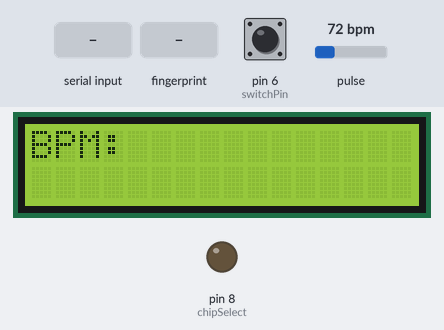
Recording of a sketch running on a simulated Arduino Uno, built with avr-gcc and run on an emulated ATmega328P. On the bench: 16×2 character LCD, output pins drawn as LEDs (lit = HIGH). Inputs (shaded band) come from the test bench; at power-on: pin 6 (switchPin) LOW, pulse 72 bpm. Storage starts empty; what the sketch prints to the serial monitor is not drawn.

Above: at 1.2 s.
1.3 s: "90,45\n" received over Serial
2.8 s: finger stored as number 1 placed on the sensor
At 3.4 s:
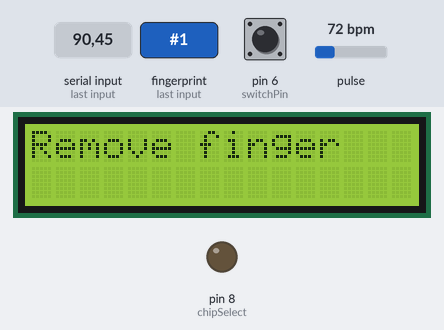
At 5.6 s:
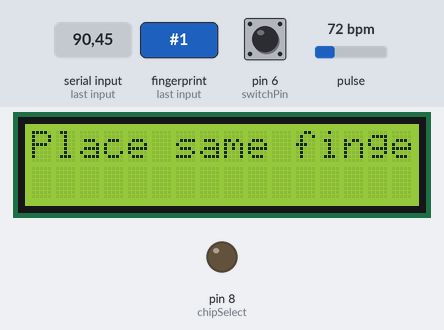
Timing chart, 0 to 7.1 s (numbered marks = the images above; inputs shaded):
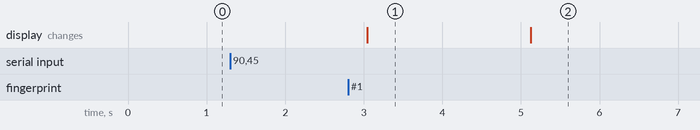

Measured:
- after the input at 1.3 s, every drawn part: stays the same
- after the input at 2.8 s, the display: changes after 0.24 s (image 1)
- what the display in image 1 shows lasts 2.1 s, from 3.0 s to 5.1 s

The sketch:

inspection.jpg.ino
```cpp
#include <Adafruit_Fingerprint.h>
#define USE_ARDUINO_INTERRUPTS true    // Set-up low-level interrupts for most acurate BPM math.
#include <PulseSensorPlayground.h>
#include <SD.h>       // library for SD card functions
#include <SPI.h>
// On Leonardo/Micro or others with hardware serial, use those! #0 is green wire, #1 is white
// uncomment this line:
// #define mySerial Serial1

// For UNO and others without hardware serial, we must use software serial...
// pin #2 is IN from sensor (GREEN wire)
// pin #3 is OUT from arduino  (WHITE wire)
// comment these two lines if using hardware serial
#include <LiquidCrystal_I2C.h>
#include <Wire.h>
#include <PulseSensorPlayground.h>
LiquidCrystal_I2C lcd(0x27, 16, 2);
int i = 0;
#include <SoftwareSerial.h>
SoftwareSerial mySerial(4, 5);
int PulseSensorPurplePin = 0;
Adafruit_Fingerprint finger = Adafruit_Fingerprint(&mySerial);
int currentUserId = 0;
bool scanFinger = false;
bool scanEnroll = true;
uint8_t id;

int flag = 0;         // the flag variable is used in the 'if statement' conditional test
int Signal;                // holds the incoming raw data. Signal value can range from 0-1024
int Threshold = 550;            // Determine which Signal to "count as a beat", and which to ingore.
int count = 0;
int savedBPM = 0;
int switchonoff = 0;
int switchPin = 6;
bool isBPM = false;

const int chipSelect = 8;   // clock signal is on pin D8
int thres = 100;
int erase_dPin = 2;
int record_dPin = 3;


PulseSensorPlayground pulseSensor;

void setup()
{
    pinMode(switchPin, INPUT);   // set up the digital I/O pin 8 to be an input
  pinMode(chipSelect, OUTPUT);

  Serial.print("Initializing SD card...");
    lcd.begin();

  // Turn on the blacklight and print a message.
  lcd.backlight();
 if (pulseSensor.begin()) {
    Serial.println("We created a pulseSensor Object !");  //This prints one time at Arduino power-up,  or on Arduino reset.
  }
  lcd.print("BPM:");
  if (!SD.begin(chipSelect)) {
    Serial.println("Card failed, or not present");
    // don't do anything more:
    return;
  }

}

void loop()                     // run over and over again
{
  if (isBPM == true) {
    Signal = analogRead(PulseSensorPurplePin);
  }
  if (scanEnroll == true) {

     setupEnroll();
  }

  if (scanFinger == true) {


  setUpFingerprintModule();

  }
  while(scanFinger == true) {
  getFingerprintIDez();
  delay(50);            //don't ned to run this at full speed.
  if (scanFinger == false ){
    break;
  }
  }


  File dataFile = SD.open("DATA.txt", FILE_WRITE);

  String dataString = "";
  //dataString += "";
  dataString += String(savedBPM);

int myBPM = pulseSensor.getBeatsPerMinute();
 dataFile.flush();
  dataFile.close();

switchonoff = digitalRead(switchPin);   // read the current state of the switch
  if (switchonoff == HIGH) {  // 1st test - is the switch on/off, 1/0, HIGH/LOW?
    if (flag == 0) {
      i = i + 1;
      savedBPM = myBPM;
      Serial.println(savedBPM);
      //dataFile.println(dataString);
      //dataFile.print(savedBPM);
      flag = 1;               // change the flag's "state"
      delay(50);
    }

  }

  if (switchonoff == LOW && flag == 1) {       // 1st & 2nd tests together (not nested)
    flag = 0;          //print the elapsed time to serial monitor
  }


  while(scanEnroll == true) {

  Serial.println("Ready to enroll a fingerprint!");
  Serial.println("Please type in the ID # (from 1 to 127) you want to save this finger as...");
  id = readnumber();
  if (id == 0) {// ID #0 not allowed, try again!
     return;
  }
  Serial.print("Enrolling ID #");
  Serial.println(id);
      while (!  getFingerprintEnroll());


}


}

void setUpFingerprintModule() {

  Serial.begin(9600);
  while (!Serial);  // For Yun/Leo/Micro/Zero/...
  delay(100);
  Serial.println("\n\nAdafruit finger detect test");

  // set the data rate for the sensor serial port
  finger.begin(57600);

  if (finger.verifyPassword()) {
    Serial.println("Found fingerprint sensor!");
  } else {
    Serial.println("Did not find fingerprint sensor :(");
    while (1) { delay(1); }
  }

  finger.getTemplateCount();
  Serial.print("Sensor contains "); Serial.print(finger.templateCount); Serial.println(" templates");
  Serial.println("Waiting for valid finger...");
}
uint8_t getFingerprintID() {
  while(scanEnroll == true) {
  uint8_t p = finger.getImage();
  switch (p) {
    case FINGERPRINT_OK:
      Serial.println("Image taken");
      break;
    case FINGERPRINT_NOFINGER:
      Serial.println("No finger detected");
      return p;
    case FINGERPRINT_PACKETRECIEVEERR:
      Serial.println("Communication error");
      return p;
    case FINGERPRINT_IMAGEFAIL:
      Serial.println("Imaging error");
      return p;
    default:
      Serial.println("Unknown error");
      return p;
  }

  // OK success!

  p = finger.image2Tz();
  switch (p) {
    case FINGERPRINT_OK:
      Serial.println("Image converted");
      break;
    case FINGERPRINT_IMAGEMESS:
      Serial.println("Image too messy");
      return p;
    case FINGERPRINT_PACKETRECIEVEERR:
      Serial.println("Communication error");
      return p;
    case FINGERPRINT_FEATUREFAIL:
      Serial.println("Could not find fingerprint features");
      return p;
    case FINGERPRINT_INVALIDIMAGE:
      Serial.println("Could not find fingerprint features");
      return p;
    default:
      Serial.println("Unknown error");
      return p;
  }
  if (scanEnroll == false) {

    break;
  }
  // OK converted!
  p = finger.fingerFastSearch();
  if (p == FINGERPRINT_OK) {
    Serial.println("Found a print match!");
  } else if (p == FINGERPRINT_PACKETRECIEVEERR) {
    Serial.println("Communication error");
    return p;
  } else if (p == FINGERPRINT_NOTFOUND) {
    Serial.println("Did not find a match");
    return p;
  } else {
    Serial.println("Unknown error");
    return p;
  }

  // found a match!
  Serial.print("Found ID #"); Serial.print(finger.fingerID);
  Serial.print(" with confidence of "); Serial.println(finger.confidence);

  return finger.fingerID;
  }
}

// returns -1 if failed, otherwise returns ID #
int getFingerprintIDez() {
  uint8_t p = finger.getImage();
  if (p != FINGERPRINT_OK)  return -1;

  p = finger.image2Tz();
  if (p != FINGERPRINT_OK)  return -1;

  p = finger.fingerFastSearch();
  if (p != FINGERPRINT_OK)  return -1;

  // found a match!

  currentUserId = finger.fingerID;
  Serial.print("Found ID #"); Serial.print(finger.fingerID);
  Serial.print(" with confidence of "); Serial.println(finger.confidence);

  return finger.fingerID;
}
  void setupEnroll() {

  Serial.begin(9600);
  while (!Serial);  // For Yun/Leo/Micro/Zero/...
  delay(100);
  Serial.println("\n\nAdafruit Fingerprint sensor enrollment");

  // set the data rate for the sensor serial port
  finger.begin(57600);

  if (finger.verifyPassword()) {
    Serial.println("Found fingerprint sensor!");
  } else {
    Serial.println("Did not find fingerprint sensor :(");
    while (1) { delay(1); }
  }
}

uint8_t readnumber(void) {
  uint8_t num = 0;

  while (num == 0) {
    while (! Serial.available());
    num = Serial.parseInt();
  }
  return num;
}


uint8_t getFingerprintEnroll() {

  int p = -1;
  Serial.print("Waiting for valid finger to enroll as #"); Serial.println(id);
  while (p != FINGERPRINT_OK) {
    p = finger.getImage();
    switch (p) {
    case FINGERPRINT_OK:
      Serial.println("Image taken");
      break;
    case FINGERPRINT_NOFINGER:
      Serial.println(".");
      break;
    case FINGERPRINT_PACKETRECIEVEERR:
      Serial.println("Communication error");
      break;
    case FINGERPRINT_IMAGEFAIL:
      Serial.println("Imaging error");
      break;
    default:
      Serial.println("Unknown error");
      break;
    }
  }

  // OK success!

  p = finger.image2Tz(1);
  switch (p) {
    case FINGERPRINT_OK:
      Serial.println("Image converted");
      break;
    case FINGERPRINT_IMAGEMESS:
      Serial.println("Image too messy");
      return p;
    case FINGERPRINT_PACKETRECIEVEERR:
      Serial.println("Communication error");
      return p;
    case FINGERPRINT_FEATUREFAIL:
      Serial.println("Could not find fingerprint features");
      return p;
    case FINGERPRINT_INVALIDIMAGE:
      Serial.println("Could not find fingerprint features");
      return p;
    default:
      Serial.println("Unknown error");
      return p;
  }

  Serial.println("Remove finger");
    lcd.clear();
  lcd.print("Remove finger");
  delay(2000);
  p = 0;
  while (p != FINGERPRINT_NOFINGER) {
    p = finger.getImage();
  }
  Serial.print("ID "); Serial.println(id);
  p = -1;
  Serial.println("Place same finger again");
  lcd.clear();
  lcd.print("Place same finger again");
  while (p != FINGERPRINT_OK) {
    p = finger.getImage();
    switch (p) {
    case FINGERPRINT_OK:
      Serial.println("Image taken");
      break;
    case FINGERPRINT_NOFINGER:
      Serial.print(".");
      break;
    case FINGERPRINT_PACKETRECIEVEERR:
      Serial.println("Communication error");
      break;
    case FINGERPRINT_IMAGEFAIL:
      Serial.println("Imaging error");
      break;
    default:
      Serial.println("Unknown error");
      break;
    }
  }

  // OK success!

  p = finger.image2Tz(2);
  switch (p) {
    case FINGERPRINT_OK:
      Serial.println("Image converted");
      break;
    case FINGERPRINT_IMAGEMESS:
      Serial.println("Image too messy");
      return p;
    case FINGERPRINT_PACKETRECIEVEERR:
      Serial.println("Communication error");
      return p;
    case FINGERPRINT_FEATUREFAIL:
      Serial.println("Could not find fingerprint features");
      return p;
    case FINGERPRINT_INVALIDIMAGE:
      Serial.println("Could not find fingerprint features");
      return p;
    default:
      Serial.println("Unknown error");
      return p;
  }

  // OK converted!
  Serial.print("Creating model for #");  Serial.println(id);

  p = finger.createModel();
  if (p == FINGERPRINT_OK) {
    Serial.println("Prints matched!");
  } else if (p == FINGERPRINT_PACKETRECIEVEERR) {
    Serial.println("Communication error");
    return p;
  } else if (p == FINGERPRINT_ENROLLMISMATCH) {
    Serial.println("Fingerprints did not match");
    return p;
  } else {
    Serial.println("Unknown error");
    return p;
  }

  Serial.print("ID "); Serial.println(id);
  p = finger.storeModel(id);

  if (p == FINGERPRINT_OK) {
    Serial.println("Stored!");
    scanEnroll = false;
    isBPM = true;

  } else if (p == FINGERPRINT_PACKETRECIEVEERR) {
    Serial.println("Communication error");
    return p;
  } else if (p == FINGERPRINT_BADLOCATION) {
    Serial.println("Could not store in that location");
    return p;
  } else if (p == FINGERPRINT_FLASHERR) {
    Serial.println("Error writing to flash");
    return p;
  } else {
    Serial.println("Unknown error");
    return p;
  }

}
```
